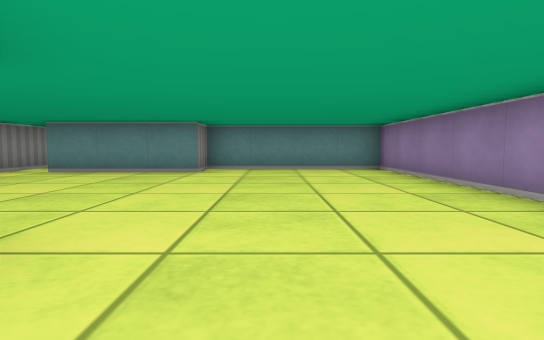
View 1 (above)

24 first-person views from a walk through a cub3D maze. The camera is about half as high as the walls, tilts 4° down and sees 80° across. The floor is counted in squares. Each view is taken from the middle of a square. On the plan, view 1 faces up. The plan holds only what a view shows up to about 9 squares ahead; the rest is blank.

View 2
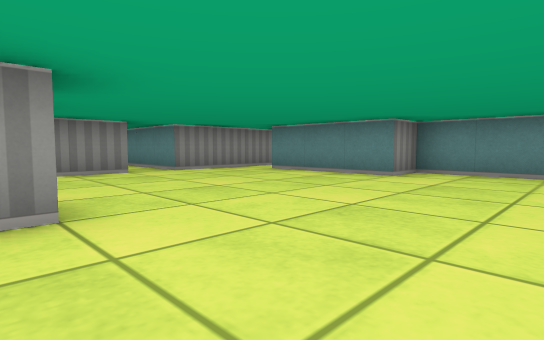

View 3
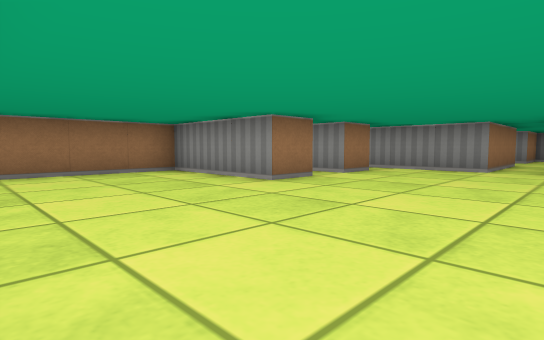

View 4
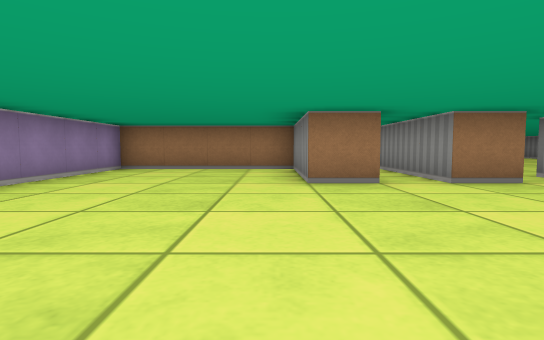

View 5
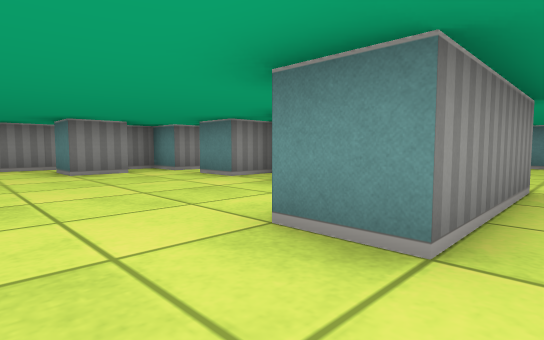

View 6
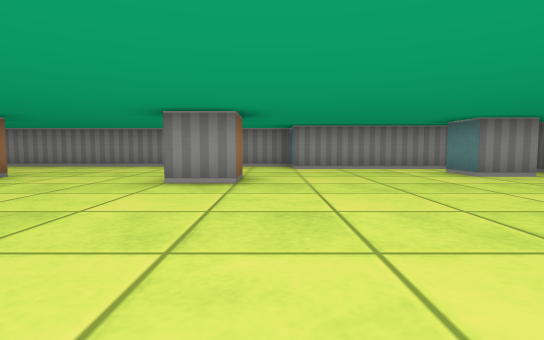

View 7
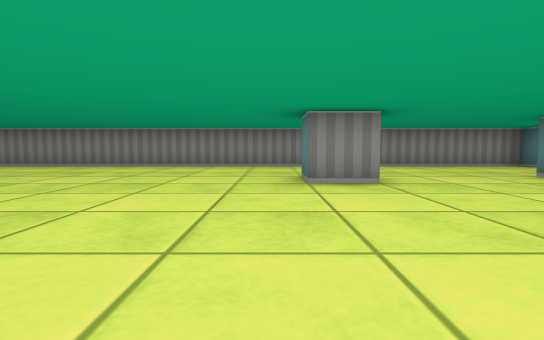

View 8
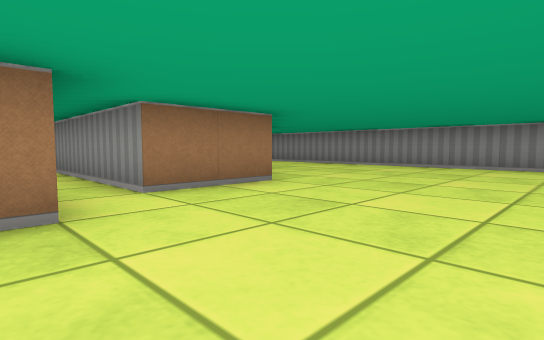

View 9
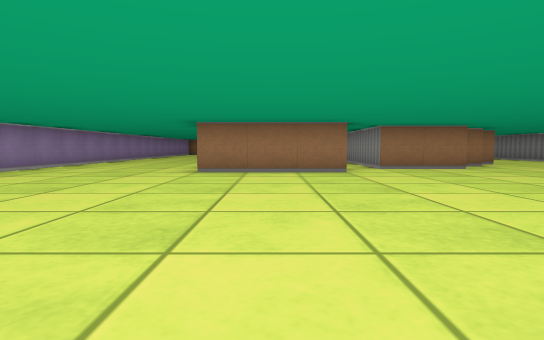

View 10
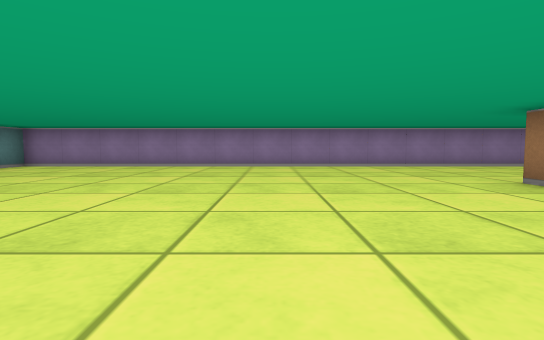

View 11
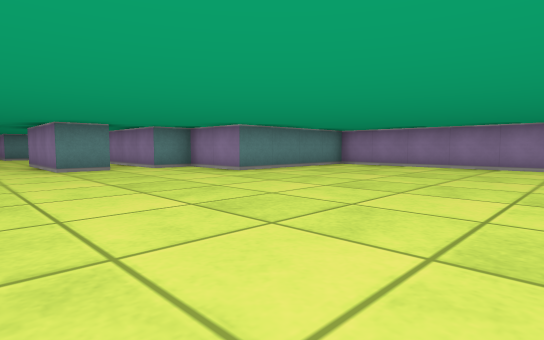

View 12
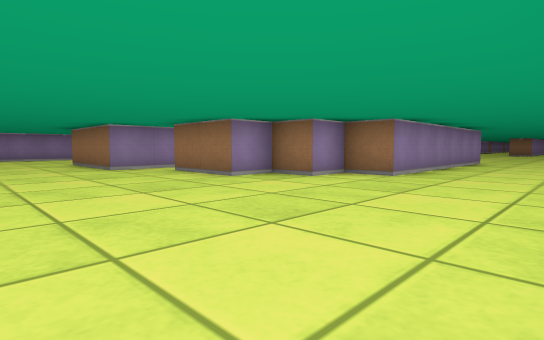

View 13
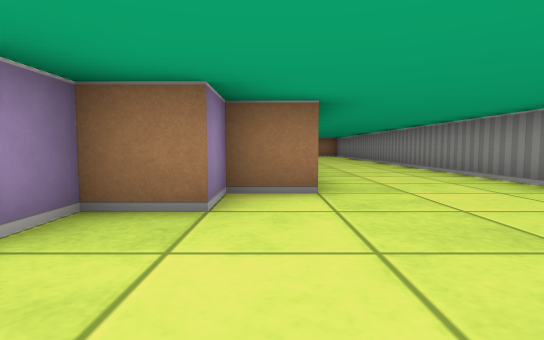

View 14
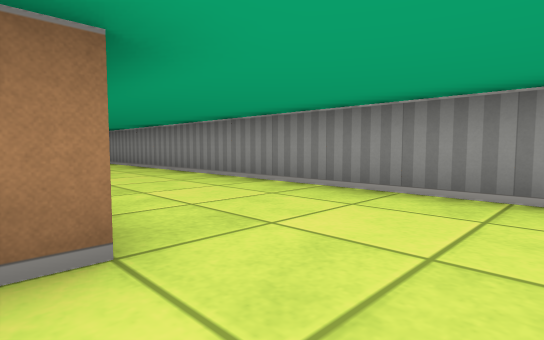

View 15
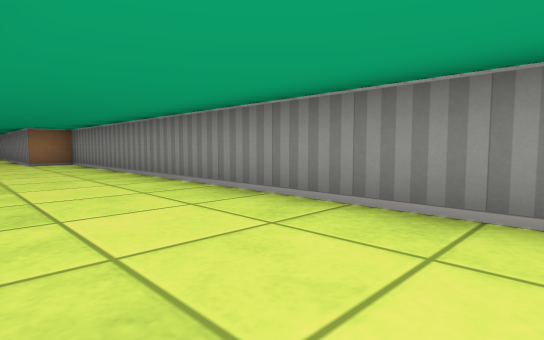

View 16
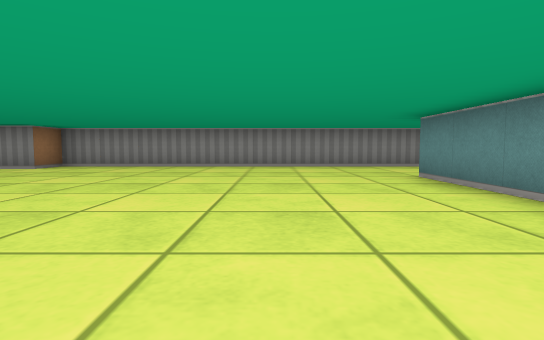

View 17
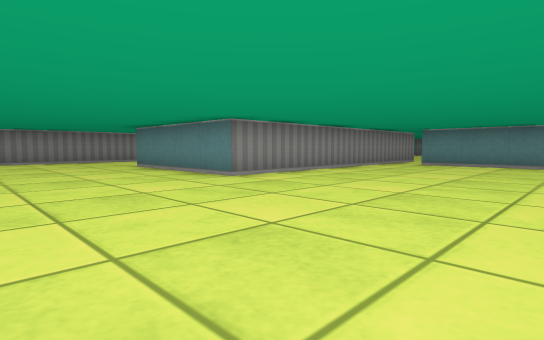

View 18
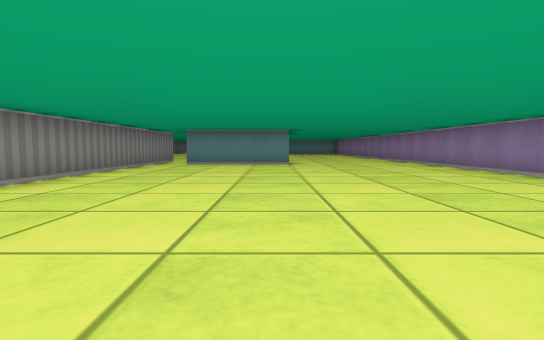

View 19
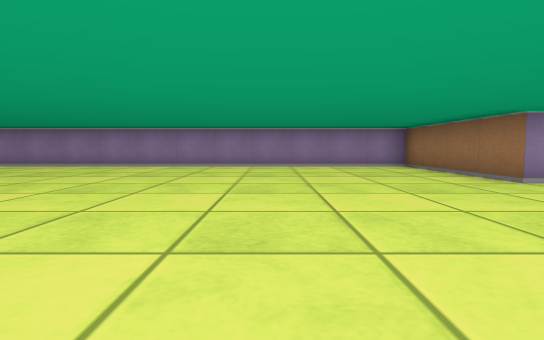

View 20
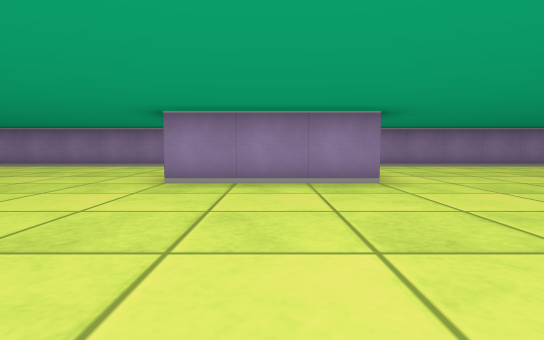

View 21
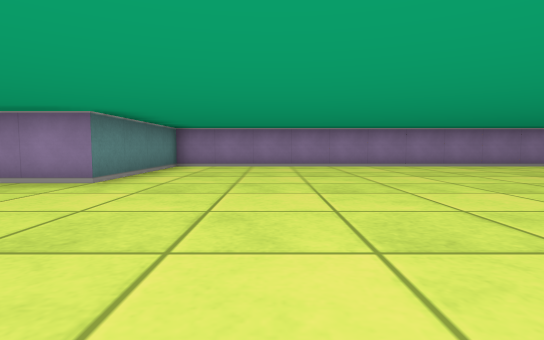

View 22
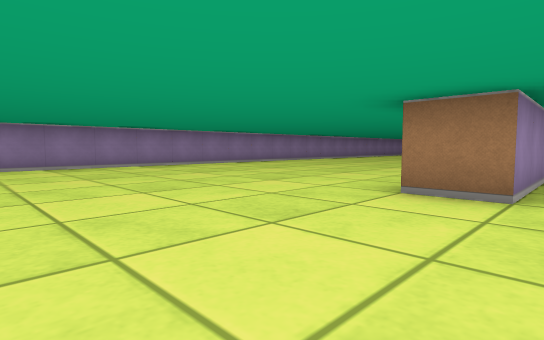

View 23
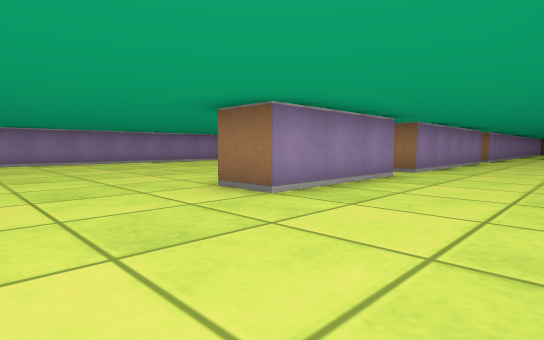

View 24
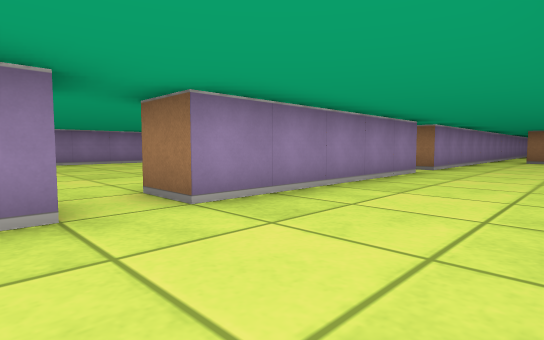

### Floor plan
Points are (right, up) in squares from view 1. A wall is a line through its corners. A room is listed if a view was taken in it or the views show most of it. See-through windows are left out.
Room 1 (views 1, 2, 3, 4)
walls: (-2.6, 1.5) (-1.5, 1.5) (-1.5, -1.5) (2.5, -1.5) (2.5, 7.5) (-1.5, 7.5) (-1.5, 6.5) (-4.5, 6.5); (-4.5, 0.5) (-4.5, 1.5) (-3.5, 1.5) (-3.5, -1.5); (-2.5, -1.5) (-2.5, 0.4); (-5.5, 8) (-5.5, 4.5) (-8.1, 4.5); (-8.5, 3.5) (-5.5, 3.5) (-5.5, 0.5)
ways out: opening at (-5, 1) to room 2; opening at (-3, -1) to room 2; opening at (-8, 4); opening at (-5, 7.5)
Room 2 (views 5, 6, 7, 8, 9, 10, 11, 12, 13, 14, 15)
walls: (-8.5, -9.4) (-8.5, -10.5) (-9.5, -10.5); (-4.5, -15.1) (-4.5, -13.5) (-1.5, -13.5); (-9.5, -5.5) (-8.5, -5.5) (-8.5, -6.5); (-3.5, -1.5) (-4.5, -1.5) (-4.5, 0.5); (-9.5, -0.4) (-9.5, -1.5) (-10.5, -1.5); (-11.5, -0.9) (-11.5, -4.5) (-12.5, -4.5) (-12.5, -22.5); (-9.5, 0.5) (-10.5, 0.5) (-10.5, -0.1); (2.5, -17.5) (2.5, -3.5) (-1.5, -3.5) (-1.5, -1.5) (-2.5, -1.5); (-7.5, 1.5) (-7.5, 0.5) (-8.5, 0.5); (-9.5, -21.2) (-9.5, -16.5) (-8.5, -16.5) (-8.5, -15.5) (-7.5, -15.5) (-7.5, -14.5) (-5.5, -14.5) (-5.5, -16.5)
ways out: opening at (-5, 1) to room 1; opening at (-3, -1) to room 1; opening at (-11, -22) to room 3; opening at (-5, -15.5) to room 3; opening at (0, -17) to room 3; opening at (-9, 0)
Room 3 (views 16, 17, 18, 19, 20, 21, 22, 23, 24)
walls: (-5.5, -43.6) (-5.5, -40.5) (-4.5, -40.5); (2.5, -41.4) (2.5, -31.5) (-1.5, -31.5) (-1.5, -28.5) (2.5, -28.5) (2.5, -17.5); (-5.5, -49.5) (-5.5, -44.5) (-4.5, -44.5); (-5.5, -53.2) (-5.5, -50.5) (-5, -50.5); (-12.5, -22.5) (-12.5, -30.5) (-11.5, -30.5) (-11.5, -31.4); (-5.5, -16.5) (-5.5, -22.5) (-9.5, -22.5); (-1.8, -16.5) (-4.4, -16.5)
ways out: opening at (-11, -22) to room 2; opening at (-5, -15.5) to room 2; opening at (0, -17) to room 2

Where each view was taken, in squares from view 1:
view 1: 0 up, 0 right, facing up
view 2: 1 up, 1 right, facing up-left
view 3: 5 up, 2 right, facing down-left
view 4: 6 up, 1 left, facing down
view 5: 3 down, 3 left, facing up-left
view 6: 5 down, 4 left, facing left
view 7: 11 down, 4 left, facing left
view 8: 11 down, 4 left, facing down-left
view 9: 7 down, 3 left, facing down
view 10: 10 down, 6 left, facing right
view 11: 9 down, 6 left, facing up-right
view 12: 11 down, 12 left, facing down-right
view 13: 13 down, 9 left, facing down
view 14: 15 down, 9 left, facing down-left
view 15: 20 down, 10 left, facing down-left
view 16: 25 down, 4 left, facing left
view 17: 26 down, 1 left, facing up-left
view 18: 26 down, 2 left, facing up
view 19: 25 down, 6 left, facing right
view 20: 30 down, 6 left, facing right
view 21: 34 down, 6 left, facing right
view 22: 37 down, 6 left, facing down-right
view 23: 38 down, 8 left, facing down-right
view 24: 43 down, 8 left, facing down-right
